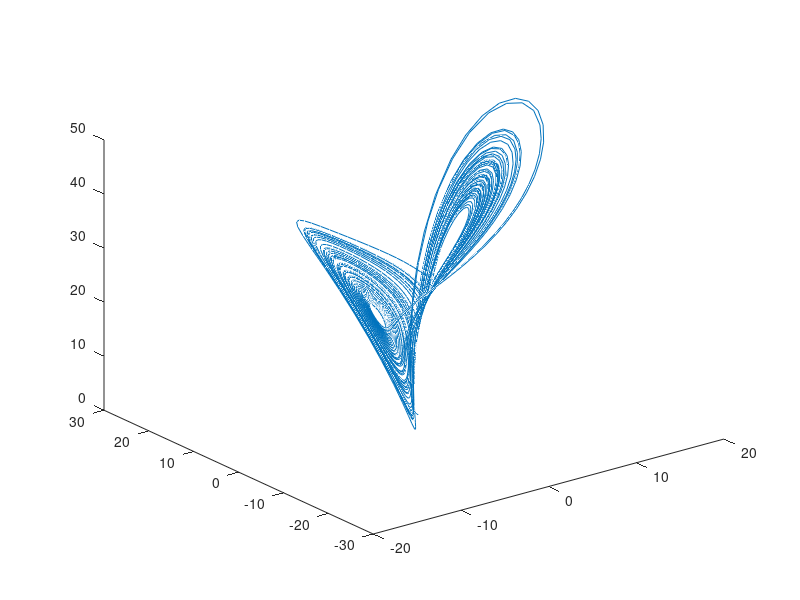

The MATLAB source for this figure:
%Solution for the Lorenz equations in the time interval [0,100] with initial conditions [1,1,1].
clear all
clc
sigma=10;
beta=8/3;
rho=28;
f = @(t,a) [-sigma*a(1) + sigma*a(2); rho*a(1) - a(2) - a(1)*a(3); -beta*a(3) + a(1)*a(2)];
%'f' is the set of differential equations and 'a' is an array containing values of x,y, and z variables.
%'t' is the time variable
[t,a] = ode45(f,[0 100],[1 1 1]);%'ode45' uses adaptive Runge-Kutta method of 4th and 5th order to solve differential equations
plot3(a(:,1),a(:,2),a(:,3)) %'plot3' is the command to make 3D plot